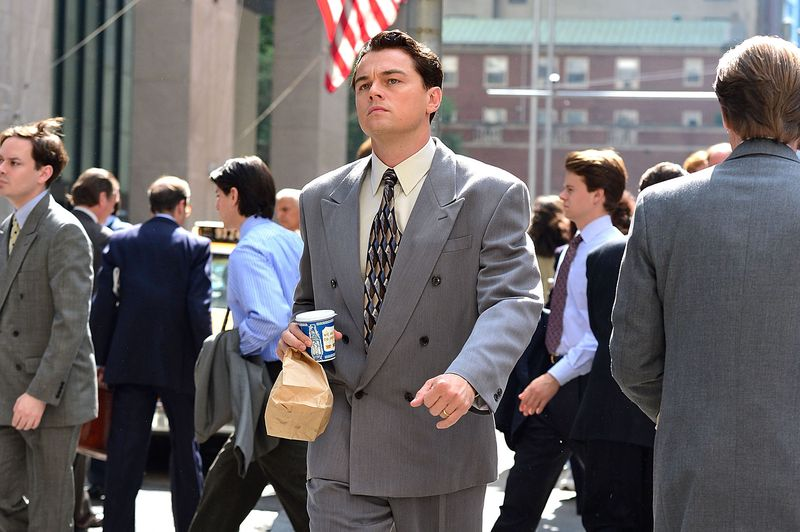
#> input picture picture.jpg, 800 x 532 px
$ python imshow.py
#> lines starting #> are read from the running program, lines starting #| are printed output that depends on the picture
import cv2
import os

__location__ = os.path.realpath(
    os.path.join(os.getcwd(), os.path.dirname(__file__)))

cwd = os.getcwd()
picture_path = "picture.jpg"
print("cwd: ", cwd)
path = os.path.join(cwd, '\picture.jpg')
# path = cwd + '\picture.jpg'
print("path: ", path)
print("last path: ", os.path.join(__location__, picture_path))
# img = cv2.imread(os.path.join(__location__, picture_path))

img = cv2.imread("picture.jpg", 0)
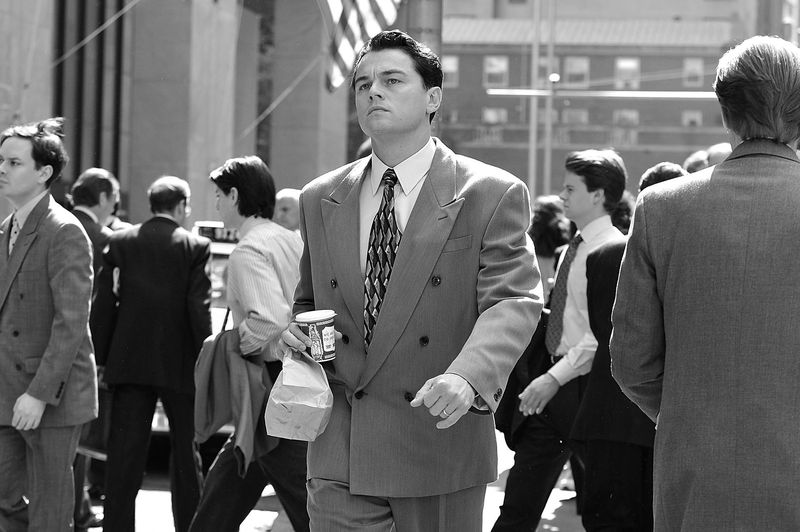
#> img: shape (532, 800); min 0, max 255, mean 102.8
cv2.imshow('ImageWindow', img)
cv2.waitKey()
